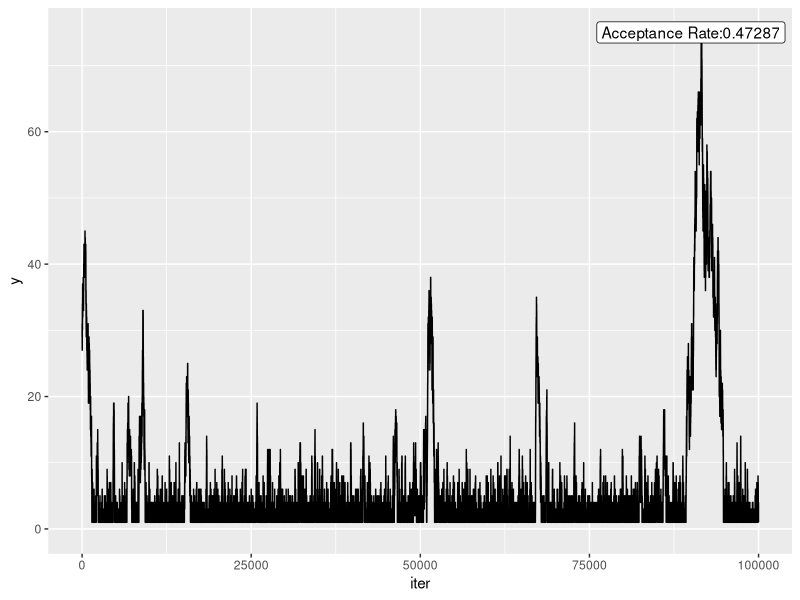
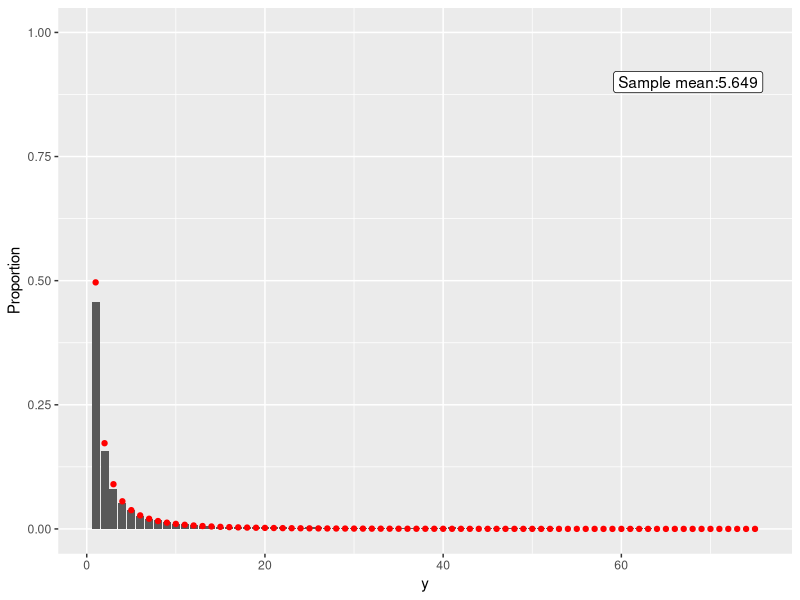

Write R code to recreate these figures, in order. (Note: this script raises an error after producing the figures.)
library(tidyverse)

ldborel = function(x,mu){
  -mu*x + (x-1)*(log(mu)+log(x)) - lfactorial(x)  
}

borel_prop = function(current,p_up=0.5){
  if(current==1){ return(2)} 
  else {return(sample(c(current-1,current+1),
                      prob=c(1-p_up,p_up),size=1))}
}

run_sampler = function(iter,start,mu,p_up){
  
  my_samples = rep(NA,iter+1)
  my_samples[1] = start
  accept=0
  for(i in 2:(iter+1)){
    current = my_samples[i-1]
    prop = borel_prop(current,p_up)
    if(prop>current) up = 1 else up = -1
    log_den_ratio = ldborel(prop,mu) - ldborel(current,mu)
    log_jump_ratio = up*(log(1-p_up)-
                           log(ifelse(min(current,prop)==1,1,p_up)))
    log_hastings = log_den_ratio + log_jump_ratio
    if(runif(1,0,1)<=exp(log_hastings)){
      my_samples[i] = prop
      accept = accept+1
    }
    else{ my_samples[i] = current}
  }
  return(list(samples=my_samples,acc_prop = accept/iter))
}

iter=100000
start = 30 
mu=0.7
p_up = 0.2
mysamples = run_sampler(iter,start,mu,p_up)
plotdata = data_frame(iter=0:iter,y=mysamples[[1]])
real_probs = data_frame(x=1:max(mysamples[[1]]),probs=exp(ldborel(x,mu)))
g1 = ggplot(plotdata,aes(x=iter,y=y)) + geom_line() + ylim(0,max(mysamples[[1]]))+ 
  geom_label(data=data_frame(xlab=0.9*iter,ylab=max(mysamples[[1]])), 
             aes(x=xlab,y=ylab,label=paste("Acceptance Rate:",mysamples[[2]],sep="")))
g2 = ggplot(plotdata,aes(x=y)) + geom_bar(mapping=aes(y=..prop..,group=1)) + ylab("Proportion") + 
  geom_label(data=data_frame(xlab=0.9*max(mysamples[[1]]),ylab=0.9), 
             aes(x=xlab,y=ylab,label=paste("Sample mean:",round(mean(mysamples[[1]]),3),sep=""))) + 
  ylim(c(0,1)) + geom_point(data=real_probs,aes(x=x,y=probs),col="red")
grid.arrange(g1,g2)

